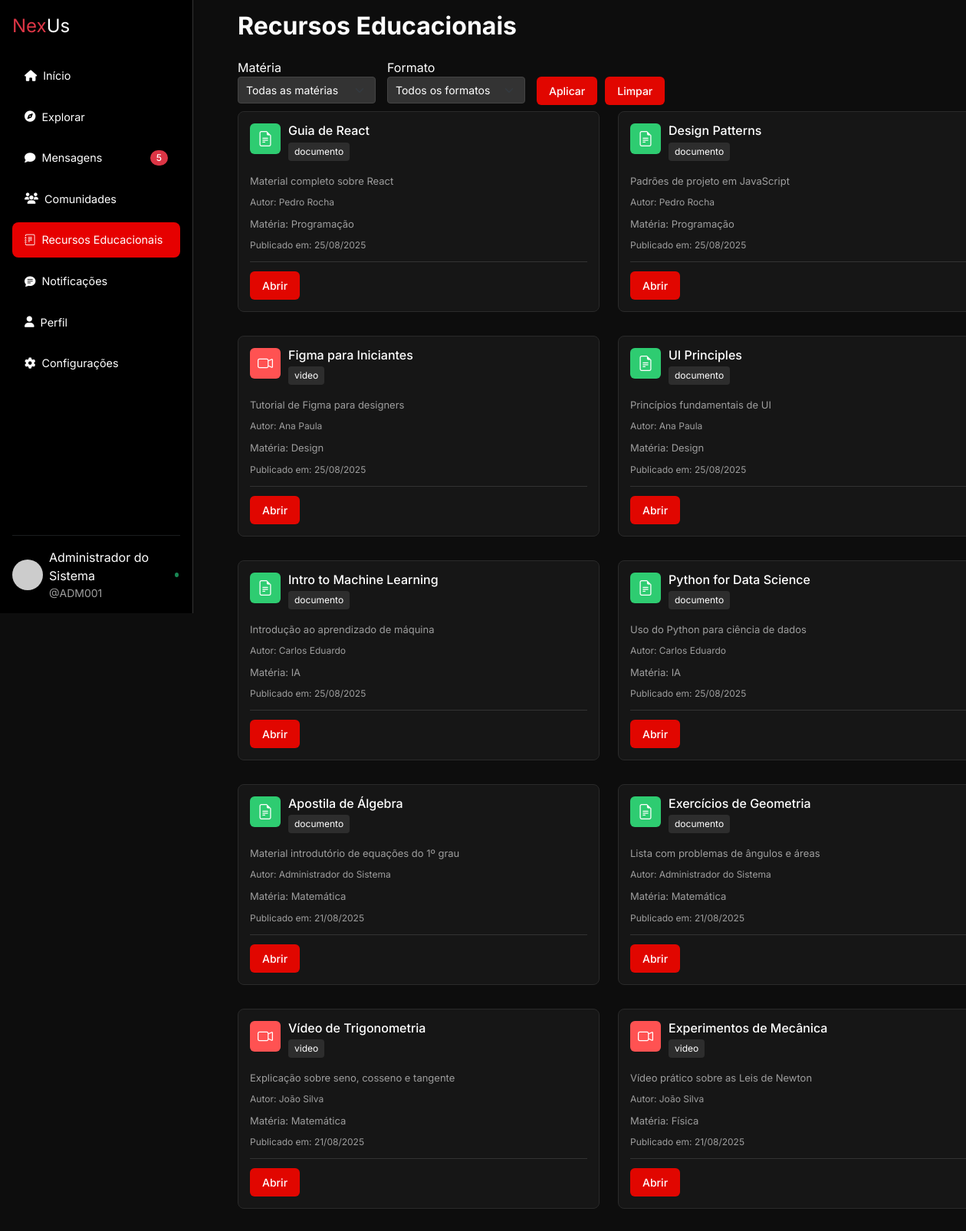
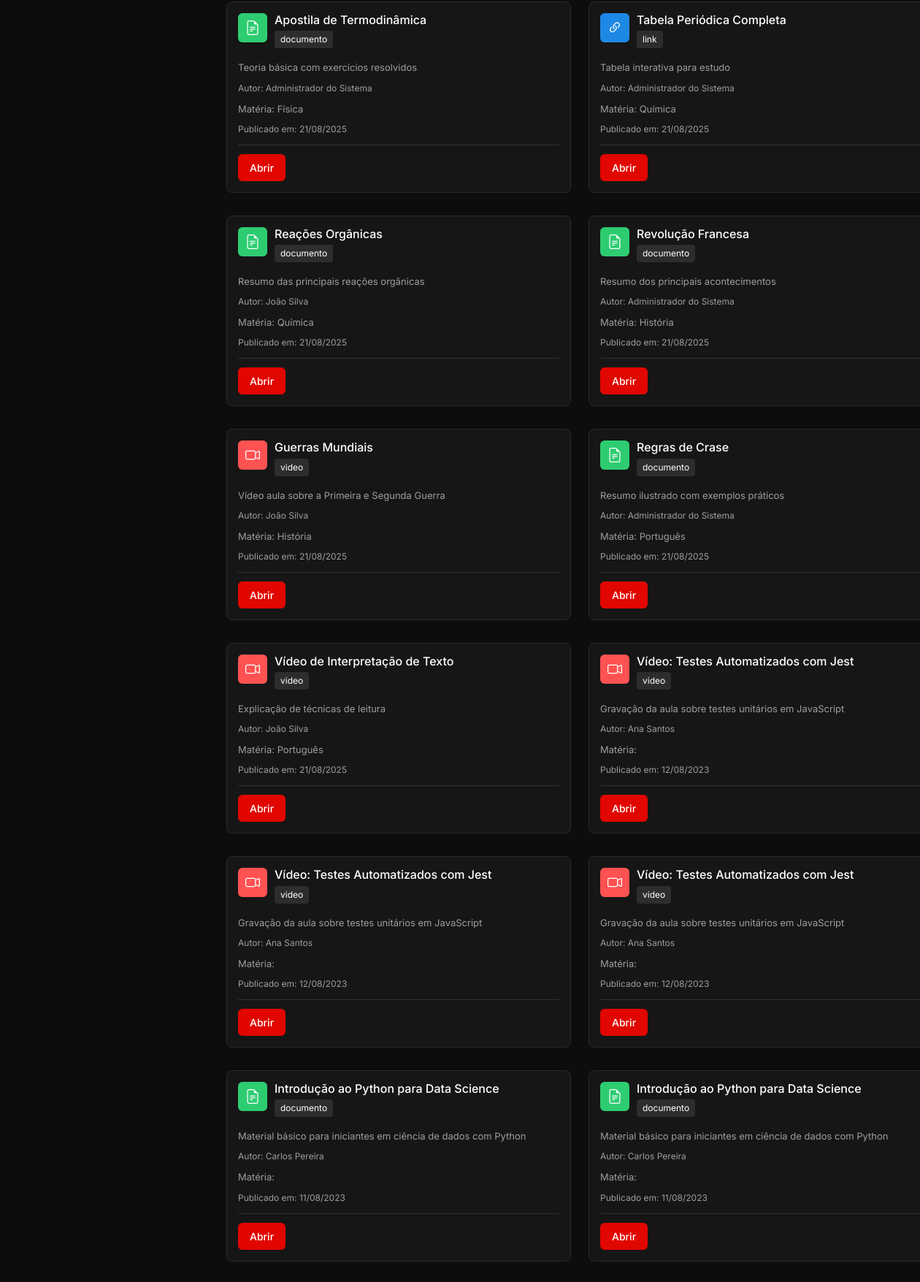
Page /recursoeducacionais.php (signed in, upper part) on the committed database (2 pictures, top to bottom).
### tables this page shows
CREATE TABLE `materiais` (
  `id` int(11) NOT NULL,
  `titulo` varchar(255) NOT NULL,
  `materia` varchar(100) NOT NULL,
  `descricao` text DEFAULT NULL,
  `tipo` enum('documento','video','link','outro') DEFAULT 'documento',
  `url` varchar(255) NOT NULL,
  `usuario_id` int(10) UNSIGNED NOT NULL,
  `data_publicacao` datetime DEFAULT current_timestamp()
);

CREATE TABLE `usuario` (
  `idusuario` int(10) UNSIGNED NOT NULL,
  `google_id` varchar(255) DEFAULT NULL,
  `matricula` varchar(50) DEFAULT NULL,
  `idade` tinyint(3) UNSIGNED NOT NULL,
  `foto` varchar(255) DEFAULT NULL,
  `email` varchar(100) NOT NULL,
  `nome` varchar(80) NOT NULL,
  `senha` varchar(255) DEFAULT NULL,
  `data_criacao` datetime NOT NULL DEFAULT current_timestamp(),
  `status` enum('ativo','inativo') NOT NULL DEFAULT 'ativo',
  `criado_em` datetime NOT NULL DEFAULT current_timestamp(),
  `atualizado_em` datetime NOT NULL DEFAULT current_timestamp() ON UPDATE current_timestamp(),
  `admin` tinyint(1) NOT NULL DEFAULT 0
);

### functions/recursos_functions.php (called while the page is built, shortened)
<?php
$sql = "SELECT m.*, u.nome as autor
        FROM materiais m
        INNER JOIN usuario u ON m.usuario_id = u.idusuario
        WHERE 1=1";
$params = [];
$sql .= " ORDER BY m.data_publicacao DESC";
$stmt = $pdo->prepare($sql);
$stmt->execute($params);
$recursos = $stmt->fetchAll(PDO::FETCH_ASSOC);
?>

### recursoeducacionais.php (the view, shortened to what this page needs)
<?php
include "includes/conexao.php";
include "functions/recursos_functions.php";
include "includes/header.php";
?>
<body>
<?php
include 'includes/sidebar.php'
?>
    <div class="content-wrapper">
        <div class="resources-header">
            <h1 class="h2 fw-bold">Recursos Educacionais</h1>
        </div>
        <div class="filtros-container" id="filtrosSection">
            <form method="GET" action="">
                <div class="filtros-body filtros-inline">
                    <div class="filtro-group">
                        <label class="filtro-label">Matéria</label>
                        <select class="form-select" name="materia">
                            <option value="">Todas as matérias</option>
                        </select>
                    </div>
                    <div class="filtro-group">
                        <label class="filtro-label">Formato</label>
                        <select class="form-select" name="formato">
                            <option value="">Todos os formatos</option>
                        </select>
                    </div>
                    <div class="filtro-acoes">
                        <button type="submit" class=" btn-primary">Aplicar</button>
                        <button type="button" class=" btn-primary" onclick="window.location.href='?'">Limpar</button>
                    </div>
                </div>
            </form>
        </div>
        <div class="row">
            <?php if (count($recursos) > 0): ?>
                <?php foreach ($recursos as $recurso):
                    $icon_class = '';
                    $icon_color_class = '';
                    switch ($recurso['tipo']) {
                        case 'documento':
                            $icon_class = 'bi-file-earmark-text';
                            $icon_color_class = 'icon-green';
                            break;
                        case 'video':
                            $icon_class = 'bi-camera-video';
                            $icon_color_class = 'icon-red';
                            break;
                        case 'link':
                            $icon_class = 'bi-link-45deg';
                            $icon_color_class = 'icon-blue';
                            break;
                    }
                    $js_url = htmlspecialchars($recurso['url'], ENT_QUOTES, 'UTF-8');
                ?>
                    <div class="col-md-6 mb-3">
                        <div class="resource-card">
                            <div class="card-header">
                                <div class="card-icon <?= $icon_color_class ?>">
                                    <i class="bi <?= $icon_class ?>"></i>
                                </div>
                                <div class="card-title-area">
                                    <h3 class="card-title"><?= htmlspecialchars($recurso['titulo']) ?></h3>
                                    <div>
                                        <span class="tag"><?= htmlspecialchars($recurso['tipo']) ?></span>
                                    </div>
                                </div>
                            </div>
                            <p class="card-description"><?= htmlspecialchars($recurso['descricao']) ?></p>
                            <p class="card-author">Autor: <?= htmlspecialchars($recurso['autor']) ?></p>
                            <p class="card-description">Matéria: <?= htmlspecialchars($recurso['materia']) ?></p>
                            <div class="card-stats">
                                <span>Publicado em: <?= date('d/m/Y', strtotime($recurso['data_publicacao'])) ?></span>
                            </div>
                            <div class="card-divider"></div>
                            <div class="card-actions">
                                <button class="action-btn btn-primary" onclick="window.open('<?= $js_url ?>', '_blank')">Abrir</button>
                            </div>
                        </div>
                    </div>
                <?php endforeach; ?>
            <?php endif; ?>
        </div>
    </div>
</body>
</html>

### assets/css/style.css (style rules this page uses)
* { box-sizing: border-box; margin: 0; padding: 0; }
body { font-family: "Inter", -apple-system, BlinkMacSystemFont, "Segoe UI", Roboto, sans-serif; background-color: var(--background); color: var(--text-primary); line-height: 1.6; min-height: 100vh; }
* { margin: 0; padding: 0; box-sizing: border-box; }
body { font-family: Arial, sans-serif; background-color: var(--background-dark); color: var(--text-color) !important; line-height: 1.6; overflow-x: hidden; }
body { background: var(--bg-dark); color: white; }
h1 { font-size: 1.75rem; margin-bottom: 1.5rem; }
.card-title { font-size: 1.1rem; font-weight: 600; }
.card-header { display: flex; justify-content: space-between; align-items: flex-start; margin-bottom: 12px; background-color: transparent !important; border-bottom: none !important; padding: 0 !important; }
.card-title { font-size: 18px; font-weight: bold; }
.card-description { color: var(--text-secondary); margin-bottom: 15px; }
.tag { display: inline-block; background-color: #333; color: var(--text-color); border-radius: 20px; padding: 5px 10px; font-size: 12px; margin-right: 8px; margin-bottom: 8px; }
body { font-family: Arial, sans-serif; background-color: var(--background-dark); color: var(--text-color); overflow-x: hidden; }
.resources-header { display: flex; justify-content: space-between; align-items: center; margin-bottom: 15px; }
.form-select { background-color: #333; border: 1px solid #444; color: white; padding: 6px 10px; border-radius: 4px; width: 100%; font-size: 14px; margin-bottom: 10px; }
.icon-blue { background-color: #2271b1; }
.icon-red { background-color: #ff0000; }
.icon-green { background-color: #00d084; }
.resource-card { background-color: var(--card-background); border: 1px solid var(--card-border); border-radius: 8px; padding: 15px; margin-bottom: 15px; }
.card-header { display: flex; gap: 10px; margin-bottom: 12px; }
.card-icon { width: 40px; height: 40px; border-radius: 6px; display: flex; align-items: center; justify-content: center; font-size: 20px; flex-shrink: 0; }
.card-title-area { flex-grow: 1; }
.card-title { font-size: 16px; font-weight: 500; margin-bottom: 5px; color: white; }
.tag { display: inline-block; background-color: #333; color: white; font-size: 12px; padding: 2px 6px; border-radius: 4px; margin-right: 5px; }
.card-description { font-size: 13px; color: var(--text-secondary); margin-bottom: 10px; line-height: 1.4; }
.card-author { font-size: 12px; color: var(--text-secondary); margin-bottom: 10px; }
.card-stats { display: flex; gap: 15px; font-size: 12px; color: var(--text-secondary); margin-bottom: 12px; }
.card-divider { height: 1px; background-color: #333; margin: 12px 0; }
.card-actions { display: flex; justify-content: space-between; }
.action-btn { padding: 6px 15px; border-radius: 4px; font-size: 14px; cursor: pointer; }
.btn-primary { background-color: var(--primary-color); color: white; border: none; }
.content-wrapper { align-self: center; margin-left: 290px; padding: 20px; width: 80%; }
body { font-family: -apple-system, BlinkMacSystemFont, "Segoe UI", Roboto, Helvetica, Arial, sans-serif; background-color: var(--background-dark); color: var(--text-color); line-height: 1.5; }
.content-wrapper { padding: 15px 20px; }
.action-btn { background-color: #2d2d2d; color: white; border: none; border-radius: 50%; display: flex; align-items: center; justify-content: center; cursor: pointer; }
.tag { display: inline-flex !important; align-items: center !important; background-color: var(--tag-background) !important; color: white !important; padding: 3px 8px !important; border-radius: 4px !important; font-size: 12px !important; margin-right: 5px !important; margin-bottom: 5px !important; }
.icon-blue { background-color: #1e88e5 !important; }
.icon-green { background-color: #2ecc71 !important; }
.icon-red { background-color: var(--red-badge) !important; }
body { font-family: "Inter", sans-serif; background-color: #0D0D0D; color: white; margin: 0; padding: 0; }
h1 { font-size: 1.5rem; font-weight: 700; margin-bottom: 1.5rem; }
h3 { font-size: 1rem; font-weight: 500; }
.tydrapi-button, .btn-primary { background-color: #E10600; color: white; padding: 0.5rem 1rem; border-radius: 0.375rem; transition: background-color 0.3s; border: none; cursor: pointer; font-size: 0.875rem; font-weight: 500; text-decoration: none; display: inline-block; }
body { background-color: #0D0D0D; color: white; font-family: "Inter", sans-serif; }

### rows in the picture
materiais: titulo "Guia de React", tipo "documento", descricao "Material completo sobre React", usuario.nome "Pedro Rocha", materia "Programação", data_publicacao "25/08/2025"
materiais: titulo "Design Patterns", tipo "documento", descricao "Padrões de projeto em JavaScript", usuario.nome "Pedro Rocha", materia "Programação", data_publicacao "25/08/2025"
materiais: titulo "Figma para Iniciantes", tipo "video", descricao "Tutorial de Figma para designers", usuario.nome "Ana Paula", materia "Design", data_publicacao "25/08/2025"
materiais: titulo "UI Principles", tipo "documento", descricao "Princípios fundamentais de UI", usuario.nome "Ana Paula", materia "Design", data_publicacao "25/08/2025"
materiais: titulo "Intro to Machine Learning", tipo "documento", descricao "Introdução ao aprendizado de máquina", usuario.nome "Carlos Eduardo", materia "IA", data_publicacao "25/08/2025"
materiais: titulo "Python for Data Science", tipo "documento", descricao "Uso do Python para ciência de dados", usuario.nome "Carlos Eduardo", materia "IA", data_publicacao "25/08/2025"
materiais: titulo "Apostila de Álgebra", tipo "documento", descricao "Material introdutório de equações do 1º grau", usuario.nome "Administrador do Sistema", materia "Matemática", data_publicacao "21/08/2025"
materiais: titulo "Exercícios de Geometria", tipo "documento", descricao "Lista com problemas de ângulos e áreas", usuario.nome "Administrador do Sistema", materia "Matemática", data_publicacao "21/08/2025"
materiais: titulo "Vídeo de Trigonometria", tipo "video", descricao "Explicação sobre seno, cosseno e tangente", usuario.nome "João Silva", materia "Matemática", data_publicacao "21/08/2025"
materiais: titulo "Experimentos de Mecânica", tipo "video", descricao "Vídeo prático sobre as Leis de Newton", usuario.nome "João Silva", materia "Física", data_publicacao "21/08/2025"
materiais: titulo "Apostila de Termodinâmica", tipo "documento", descricao "Teoria básica com exercícios resolvidos", usuario.nome "Administrador do Sistema", materia "Física", data_publicacao "21/08/2025"
materiais: titulo "Tabela Periódica Completa", tipo "link", descricao "Tabela interativa para estudo", usuario.nome "Administrador do Sistema", materia "Química", data_publicacao "21/08/2025"
materiais: titulo "Reações Orgânicas", tipo "documento", descricao "Resumo das principais reações orgânicas", usuario.nome "João Silva", materia "Química", data_publicacao "21/08/2025"
materiais: titulo "Revolução Francesa", tipo "documento", descricao "Resumo dos principais acontecimentos", usuario.nome "Administrador do Sistema", materia "História", data_publicacao "21/08/2025"
materiais: titulo "Guerras Mundiais", tipo "video", descricao "Vídeo aula sobre a Primeira e Segunda Guerra", usuario.nome "João Silva", materia "História", data_publicacao "21/08/2025"
materiais: titulo "Regras de Crase", tipo "documento", descricao "Resumo ilustrado com exemplos práticos", usuario.nome "Administrador do Sistema", materia "Português", data_publicacao "21/08/2025"
materiais: titulo "Vídeo de Interpretação de Texto", tipo "video", descricao "Explicação de técnicas de leitura", usuario.nome "João Silva", materia "Português", data_publicacao "21/08/2025"
materiais: titulo "Vídeo: Testes Automatizados com Jest", tipo "video", descricao "Gravação da aula sobre testes unitários em JavaScript", usuario.nome "Ana Santos", data_publicacao "12/08/2023"
materiais: titulo "Vídeo: Testes Automatizados com Jest", tipo "video", descricao "Gravação da aula sobre testes unitários em JavaScript", usuario.nome "Ana Santos", data_publicacao "12/08/2023"
materiais: titulo "Vídeo: Testes Automatizados com Jest", tipo "video", descricao "Gravação da aula sobre testes unitários em JavaScript", usuario.nome "Ana Santos", data_publicacao "12/08/2023"
materiais: titulo "Introdução ao Python para Data Science", tipo "documento", descricao "Material básico para iniciantes em ciência de dados com Python", usuario.nome "Carlos Pereira", data_publicacao "11/08/2023"
materiais: titulo "Introdução ao Python para Data Science", tipo "documento", descricao "Material básico para iniciantes em ciência de dados com Python", usuario.nome "Carlos Pereira", data_publicacao "11/08/2023"

### other values in the picture
$totalMensagensNaoLidas "5"
$usuarioNome "Administrador do Sistema"
$usuarioMatricula "ADM001"
